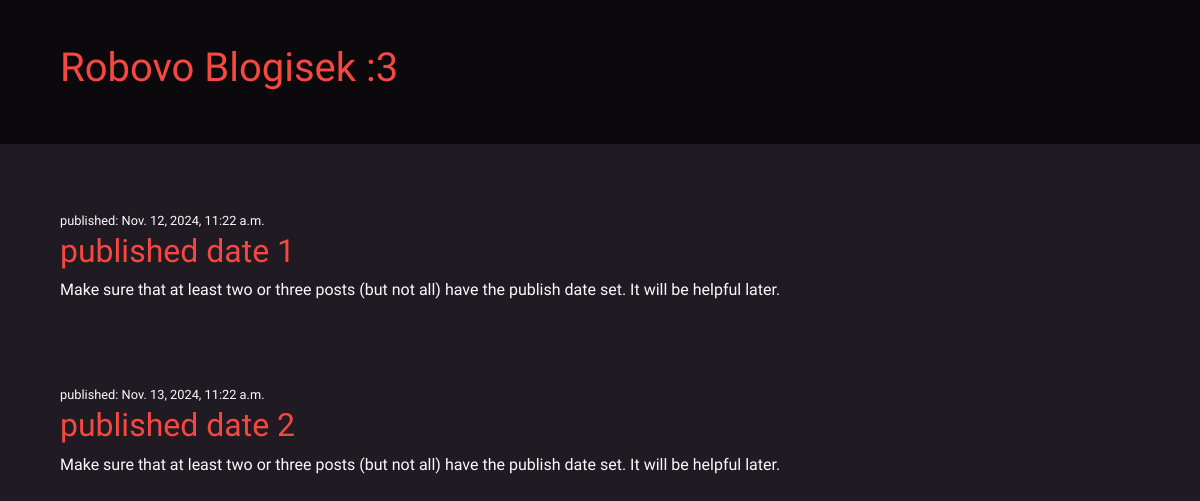
The app's page /, older data.
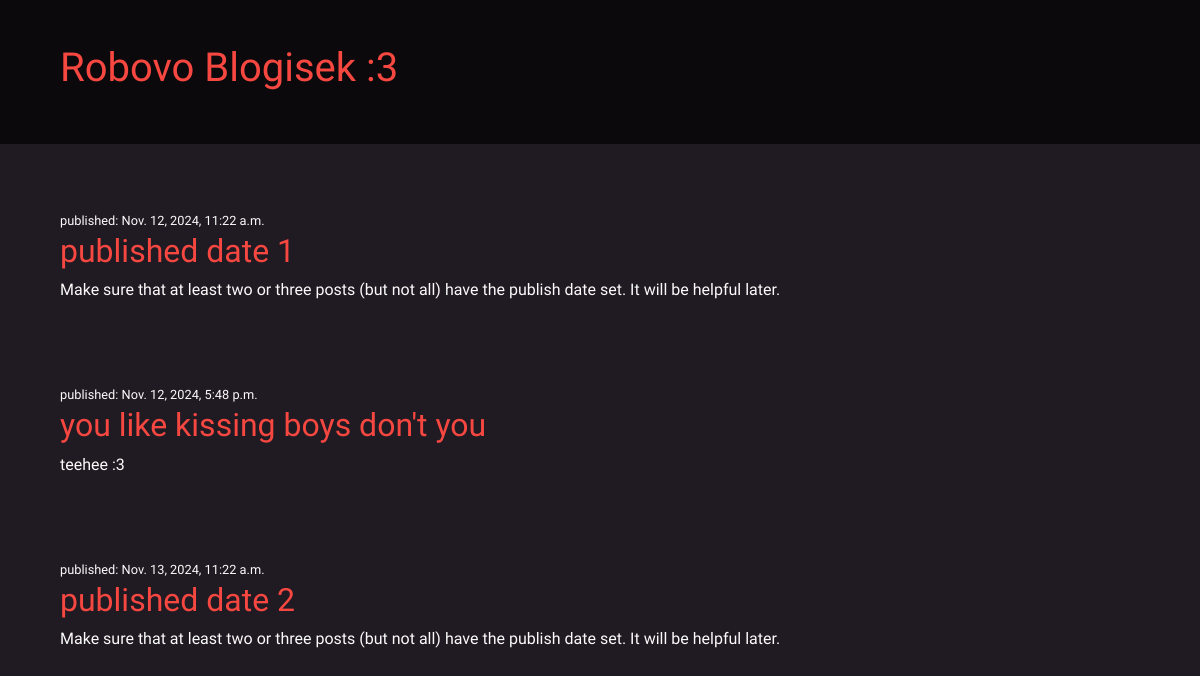
The same page, newer data.
### blog/models.py (models this page shows, shortened)
class Post(models.Model):
    author = models.ForeignKey(settings.AUTH_USER_MODEL, on_delete=models.CASCADE)
    title = models.CharField(max_length=200)
    text = models.TextField()
    created_date = models.DateTimeField(default=timezone.now)
    published_date = models.DateTimeField(blank=True, null=True)

### blog/views.py (the view)
# urls.py: path('', views.post_list, name='post_list'),
def post_list(request):
    posts = Post.objects.filter(published_date__lte=timezone.now()).order_by('published_date')
    return render(request, 'blog/post_list.html', {'posts': posts})

### blog/templates/blog/post_list.html (shortened to what this page needs)
{% load static %}
<!DOCTYPE html>
<html lang="en">
  <head>
    <link
      rel="stylesheet"
      href="https://cdn.jsdelivr.net/npm/bootstrap@5.1.3/dist/css/bootstrap.min.css"
    />
    <link rel="stylesheet" href="{% static 'css/blog.css' %}" />
  </head>
  <body>
    <div class="nav-section">
      <header class="nav-content">
        <h1 id="main-header"><a href="/">Robovo Blogisek :3</a></h1>
      </header>
    </div>
    <div class="main-content">
      {% for post in posts %}
      <article class="post">
        <time class="time-published">published: {{ post.published_date }}</time>
        <h2><a href="">{{ post.title }}</a></h2>
        <p>{{ post.text|linebreaksbr }}</p>
      </article>
      {% endfor %}
    </div>
  </body>
</html>

Row changes from the older to the newer data that the page shows:
now on this page (row edited): Post: published_date "Nov. 12, 2024, 5:48 p.m.", title "you like kissing boys don't you", text "teehee :3"
